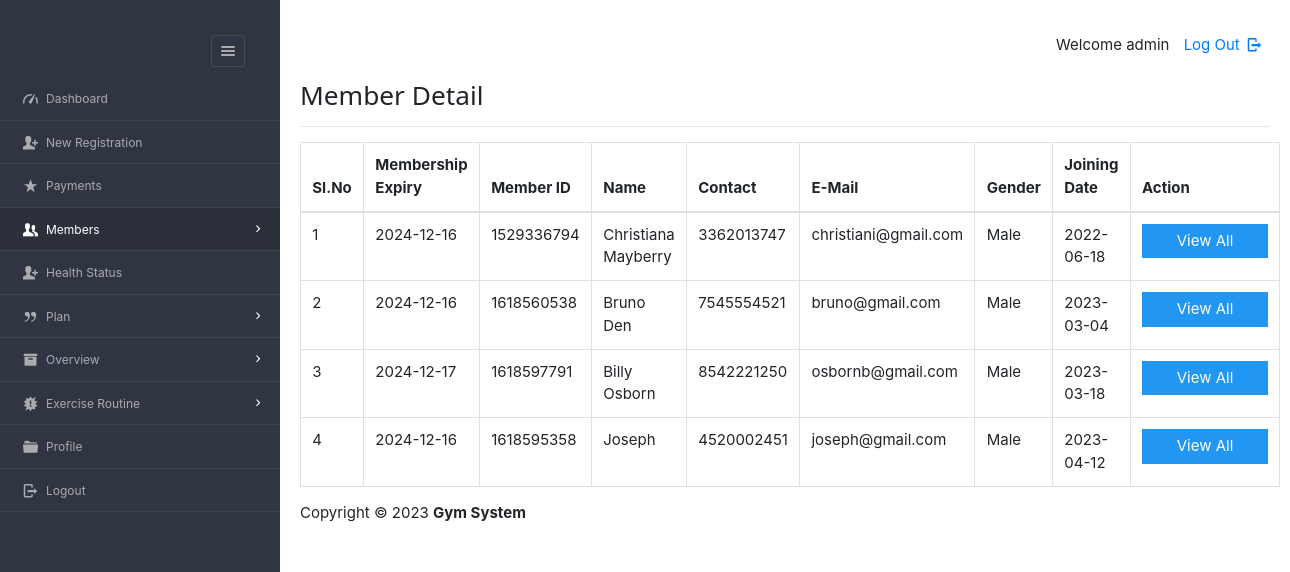
/dashboard/admin/table_view.php (signed in), run on the app's committed database.
### tables this page shows
CREATE TABLE `enrolls_to` (
  `et_id` int(5) NOT NULL,
  `pid` varchar(8) NOT NULL,
  `uid` varchar(20) NOT NULL,
  `paid_date` varchar(15) DEFAULT NULL,
  `expire` varchar(15) DEFAULT NULL,
  `renewal` varchar(15) DEFAULT NULL
);

CREATE TABLE `users` (
  `userid` varchar(20) NOT NULL,
  `username` varchar(40) NOT NULL,
  `gender` varchar(8) NOT NULL,
  `mobile` varchar(20) NOT NULL,
  `email` varchar(20) NOT NULL,
  `dob` varchar(10) NOT NULL,
  `joining_date` varchar(10) NOT NULL
);

### dashboard/admin/table_view.php (the view, shortened to what this page needs)
<?php
require '../../include/db_conn.php';
?>
<!DOCTYPE html>
<html lang="en">
<head>
   <link rel="stylesheet" href="../../css/style.css"  id="style-resource-5">
    <link rel="stylesheet" href="../../css/dashMain.css">
    <link rel="stylesheet" type="text/css" href="../../css/entypo.css">
	<link href="a1style.css" rel="stylesheet" type="text/css">
	<link rel="stylesheet" href="https://stackpath.bootstrapcdn.com/bootstrap/4.3.1/css/bootstrap.min.css">
</head>
    <body class="page-body  page-fade" onload="collapseSidebar()">
    	<div class="page-container sidebar-collapsed" id="navbarcollapse">
		<div class="sidebar-menu">
			<header class="logo-env">
					<div class="sidebar-collapse" onclick="collapseSidebar()">
				<a href="#" class="sidebar-collapse-icon with-animation">
					<i class="entypo-menu"></i>
				</a>
			</div>
			</header>
    		<?php include('nav.php'); ?>
    	</div>
    		<div class="main-content">
				<div class="row">
					<div class="col-md-6 col-sm-8 clearfix">
					</div>
					<div class="col-md-6 col-sm-4 clearfix hidden-xs">
						<ul class="list-inline links-list pull-right">
							<li>Welcome <?php echo $_SESSION['full_name']; ?>
							</li>
							<li>
								<a href="logout.php">
									Log Out <i class="entypo-logout right"></i>
								</a>
							</li>
						</ul>
					</div>
				</div>
		<h3>Member Detail</h3>
		<hr />
		<table class="table table-bordered datatable" id="table-1" border=1>
			<thead>
				<tr><h2>
					<th>Sl.No</th>
					<th>Membership Expiry</th>
					<th>Member ID</th>
					<th>Name</th>
					<th>Contact</th>
					<th>E-Mail</th>
					<th>Gender</th>
					<th>Joining Date</th>
					<th>Action</th></h2>
				</tr>
			</thead>
				<tbody>
						<?php
							$query  = "select * from users ORDER BY joining_date";
							$result = mysqli_query($con, $query);
							$sno    = 1;
							if (mysqli_affected_rows($con) != 0) {
							    while ($row = mysqli_fetch_array($result, MYSQLI_ASSOC)) {
							        $uid   = $row['userid'];
							        $query1  = "select * from enrolls_to WHERE uid='$uid' AND renewal='yes'";
							        $result1 = mysqli_query($con, $query1);
							        if (mysqli_affected_rows($con) == 1) {
							            while ($row1 = mysqli_fetch_array($result1, MYSQLI_ASSOC)) {
							                echo "<tr><td>".$sno."</td>";
							                echo "<td>" . $row1['expire'] . "</td>";
							                echo "<td>" . $row['userid'] . "</td>";
							                echo "<td>" . $row['username'] . "</td>";
							                echo "<td>" . $row['mobile'] . "</td>";
							                echo "<td>" . $row['email'] . "</td>";
							                echo "<td>" . $row['gender'] . "</td>";
							                echo "<td>" . $row['joining_date'] ."</td>";
							                $sno++;
							                echo "<td><form action='viewall_detail.php' method='post'><input type='hidden' name='name' value='" . $uid . "'/><input type='submit' class='a1-btn a1-blue' id='button1' value='View All ' class='btn btn-info'/></form></td></tr>";
							            }
							        }
							    }
							}
						?>
					</tbody>
				</table>
			<?php include('footer.php'); ?>
    	</div>
    </body>
</html>

### css/style.css (style rules this page uses)
html { font-size: 62.5%; font-family: sans-serif; }
div { display: block; }
body { font-family: "Noto Sans", sans-serif, "Helvetica Neue", Helvetica, Arial, sans-serif; font-size: 12px; line-height: 1.428571429; display: block; margin: 0; }
*, *:before, *:after { box-sizing: border-box; }
a { text-decoration: none; background: transparent; }
input, button, select, textarea { font-family: inherit; font-size: inherit; line-height: inherit; }
button, input { line-height: normal; }
button, input, select, textarea { font-family: inherit; font-size: 100%; margin: 0; }
input { background-color: white; cursor: text; padding: 1px; border-width: 2px; border-style: inset; border-color: initial; border-image: initial; }
input, textarea, select, button { text-rendering: auto; color: initial; letter-spacing: normal; word-spacing: normal; text-transform: none; text-indent: 0px; text-shadow: none; display: inline-block; text-align: start; margin: 0em; font: 400 13.3333px Arial; }
button, html input[type="button"], input[type="reset"], input[type="submit"] { cursor: pointer; }
a { color: #373e4a; text-decoration: none; }
a { background: transparent; }
a { color: #373e4a; }
.page-container { position: relative; padding-left: 280px; }
.page-container .sidebar-menu { position: absolute; width: 280px; top: 0; left: 0; bottom: 0; background: #303641; color: #aaabae; z-index: 1; min-height: 796px; box-sizing: border-box; }
.page-container .sidebar-menu .logo-env { width: 100%; padding: 35px; padding-bottom: 10px; box-sizing: border-box; }
.page-container .sidebar-menu .logo-env:before, .page-container .sidebar-menu .logo-env:after { content: " "; display: table; }
.page-container .sidebar-menu .logo-env > div { display: block; vertical-align: middle; white-space: nowrap; float: left; }
.page-container .sidebar-menu .logo-env > div > a { display: inline-block; color: #aaabae; }
.page-container .sidebar-menu .logo-env > div.sidebar-collapse, .page-container .sidebar-menu .logo-env > div.sidebar-mobile-menu { position: relative; float: right; }
.page-container .sidebar-menu .logo-env > div.sidebar-collapse a, .page-container .sidebar-menu .logo-env > div.sidebar-mobile-menu a { display: inline-block; border: 1px solid #454a54; text-align: center; padding: 0; line-height: 1; font-size: 20px; font-weight: 300; padding: 5px 2px; background-clip: padding-box; border-radius: 3px; transition: all 200ms ease-in-out; }
.page-container .sidebar-menu .logo-env:after { clear: both; }
ul, ol { margin-top: 0; margin-bottom: 8.5px; }
ul, menu, dir { display: block; list-style-type: disc; }
li { display: list-item; }
i, cite, em, var, address, dfn { font-style: italic; }

### css/entypo.css (style rules this page uses)
[class^="entypo-"]:before, [class*=" entypo-"]:before { font-family: "entypo"; font-style: normal; font-weight: normal; speak: none; display: inline-block; text-decoration: inherit; width: 1em; margin-right: .2em; text-align: center; font-variant: normal; text-transform: none; line-height: 1em; margin-left: .2em; }
.entypo-menu:before { content: '\e811'; }
.entypo-logout:before { content: '\e85d'; }

### dashboard/admin/table_view.php (style rules this page uses)
#button1 { width:126px; }

### data on the page
users: userid "1529336794", username "Christiana Mayberry", mobile "3362013747", email "christiani@gmail.com", gender "Male", joining_date "2022-06-18"
enrolls_to: expire "2024-12-16"
users: userid "1618560538", username "Bruno Den", mobile "7545554521", email "bruno@gmail.com", gender "Male", joining_date "2023-03-04"
enrolls_to: expire "2024-12-16"
users: userid "1618597791", username "Billy Osborn", mobile "8542221250", email "osbornb@gmail.com", gender "Male", joining_date "2023-03-18"
enrolls_to: expire "2024-12-17"
users: userid "1618595358", username "Joseph", mobile "4520002451", email "joseph@gmail.com", gender "Male", joining_date "2023-04-12"
enrolls_to: expire "2024-12-16"

### other printed values
$_SESSION['full_name'] "admin"
